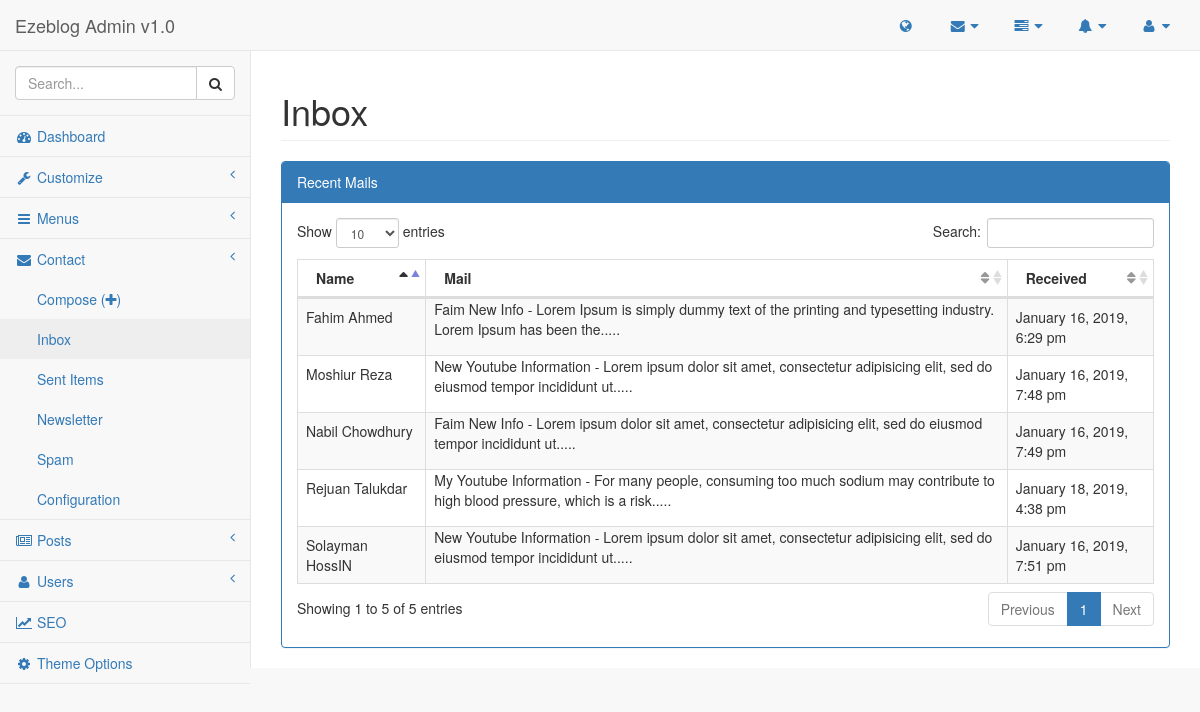
The page /admin/pages/inbox.php (signed in) on the database its author committed.
### tables this page shows
CREATE TABLE `list_contact` (
  `id` int(11) NOT NULL,
  `name` varchar(255) NOT NULL,
  `email` varchar(255) NOT NULL,
  `subject` varchar(255) NOT NULL,
  `description` text NOT NULL,
  `status` int(11) NOT NULL DEFAULT '1',
  `created_at` timestamp NOT NULL DEFAULT CURRENT_TIMESTAMP
);

### lib/database.php (called while the page is built, shortened)
<?php
Class Database{
    public $host   = DB_HOST;
    public $user   = DB_USER;
    public $pass   = DB_PASS;
    public $name   = DB_NAME;
    public $link;
    private function connectDB(){
        $this->link = new mysqli($this->host, $this->user, $this->pass, $this->name);
    }
    public function select($query){
        $result = $this->link->query($query) or die($this->link->error.__LINE__);
        if($result->num_rows > 0){
            return $result;
        } else {
            return false;
        }
    }
}
?>

### lib/format.php (called while the page is built, shortened)
<?php
class Format{
        public function formatDate($date){
            return date('F j, Y, g:i a', strtotime($date));
        }
        public function textShorten($text, $limit = 400){
            $text = $text." ";
            $text = substr($text, 0, $limit);
            $text = substr($text, 0, strrpos($text, ' '));
            $text = $text.".....";
            return $text;
        }
    }
?>

### admin/pages/inbox.php (the view, shortened to what this page needs)
<?php include '../inc/header.php'; ?>
<?php include '../inc/sidebar.php'; ?>
<div id="page-wrapper">
    <div class="row">
        <div class="col-lg-12">
            <h1 class="page-header">Inbox</h1>
        </div>
    </div>
    <div class="row">
        <div class="col-lg-12">
            <div class="panel panel-primary">
                <div class="panel-heading">
                    Recent Mails
                </div>
                <div class="panel-body">
                    <table width="100%" class="table table-striped table-bordered table-hover comments" id="dataTables-contact">
                        <thead>
                        <tr>
                            <th>Name</th>
                            <th>Mail</th>
                            <th>Received</th>
                        </tr>
                        </thead>
                        <tbody>
                        <?php
                        $query = "SELECT * FROM list_contact WHERE status = '1' ORDER BY id DESC";
                        $mail = $database->select($query);
                        if($mail){
                            while($result = $mail->fetch_assoc()){
                         ?>
                                <tr class="odd gradeX">
                                    <td width="15%"><?php echo $result['name']; ?></td>
                                    <td class="mail-caption"  width="68%">
                                        <div class="mail-message">
                                            <?php echo $result['subject'].' - '.$format->textShorten($result['description'], 100); ?>
                                        </div>
                                        <div class="mail-icon-overlay">
                                        </div>
                                    </td>
                                    <td width="17%"><?php echo $format->formatDate($result['created_at']); ?></td>
                                </tr>
                         <?php
                            }
                        }
                        ?>
                        </tbody>
                    </table>
                </div>
            </div>
        </div>
    </div>
</div>
<?php include '../inc/footer.php'; ?>

### rows shown on the page
list_contact: name "Rejuan Talukdar", subject "My Youtube Information", description "For many people, consuming too much sodium may contribute to high blood pressure, which is a risk.....", created_at "January 18, 2019, 4:38 pm"
list_contact: name "Solayman HossIN", subject "New Youtube Information", description "Lorem ipsum dolor sit amet, consectetur adipisicing elit, sed do eiusmod tempor incididunt ut.....", created_at "January 16, 2019, 7:51 pm"
list_contact: name "Nabil Chowdhury", subject "Faim New Info", description "Lorem ipsum dolor sit amet, consectetur adipisicing elit, sed do eiusmod tempor incididunt ut.....", created_at "January 16, 2019, 7:49 pm"
list_contact: name "Moshiur Reza", subject "New Youtube Information", description "Lorem ipsum dolor sit amet, consectetur adipisicing elit, sed do eiusmod tempor incididunt ut.....", created_at "January 16, 2019, 7:48 pm"
list_contact: name "Fahim Ahmed", subject "Faim New Info", description "Lorem Ipsum is simply dummy text of the printing and typesetting industry. Lorem Ipsum has been the.....", created_at "January 16, 2019, 6:29 pm"
